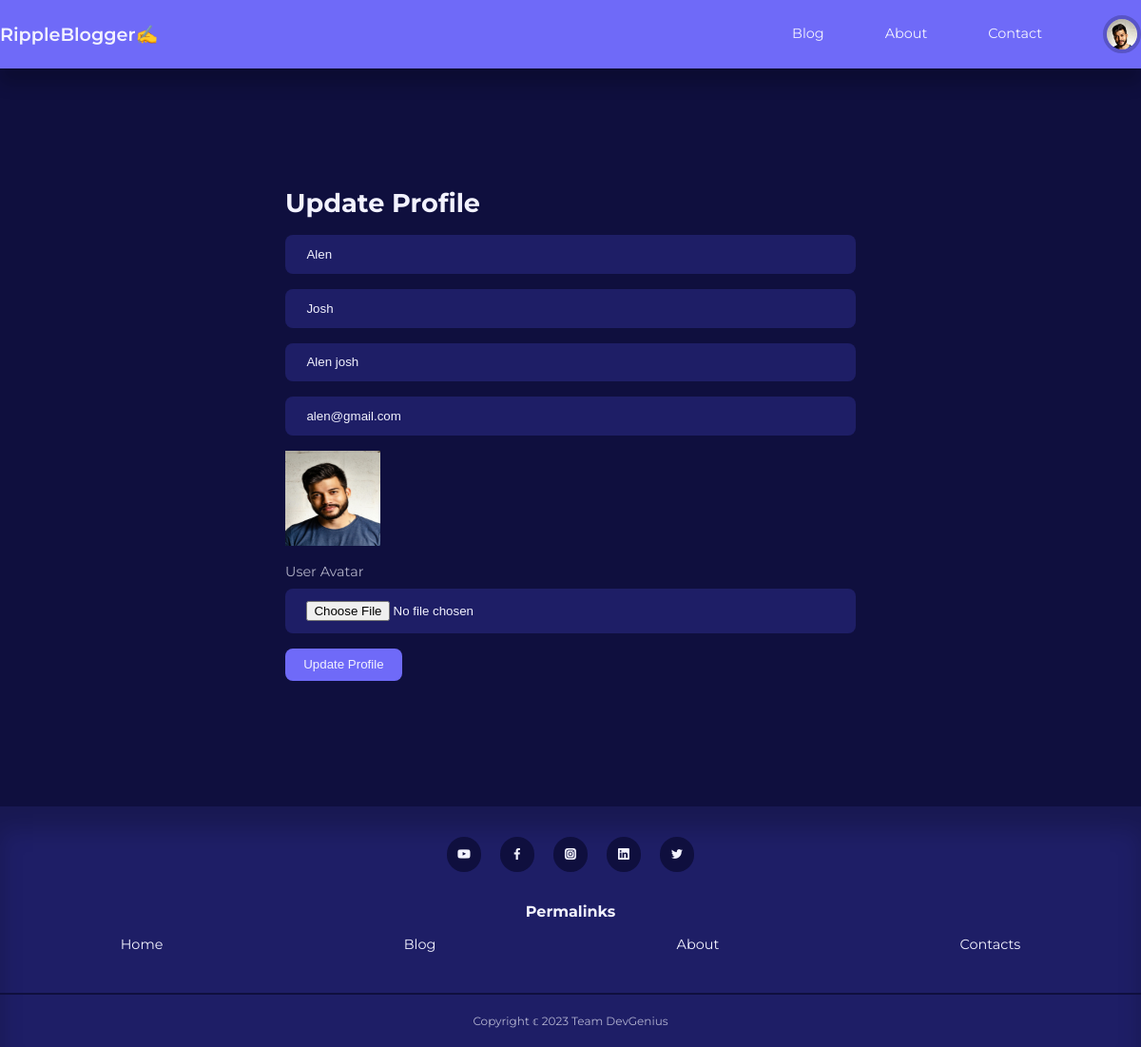
The app's page /admin/update-profile.php (signed in) with its own data.
### tables this page shows
CREATE TABLE `users` (
  `id` int(11) UNSIGNED NOT NULL,
  `firstname` varchar(50) NOT NULL,
  `lastname` varchar(50) NOT NULL,
  `username` varchar(50) NOT NULL,
  `email` varchar(100) NOT NULL,
  `password` varchar(255) NOT NULL,
  `avatar` varchar(255) NOT NULL,
  `is_admin` tinyint(1) NOT NULL
);

### admin/partials/header.php (called while the page is built, shortened)
<?php
require "../partials/header.php";

### admin/update-profile.php (the view, shortened to what this page needs)
<?php
include "partials/header.php";
$firstname = $lastname = $username = $email = $currentAvatar = '';
$userID =$_SESSION['user-id'] ?? null;
if ($userID) {
    $getUserQuery = "SELECT * FROM users WHERE id = $userID";
    $getUserResult = mysqli_query($connection, $getUserQuery);
    if ($getUserResult) {
        if (mysqli_num_rows($getUserResult) > 0) {
            $currentUser = mysqli_fetch_assoc($getUserResult);
            $firstname = $currentUser['firstname'];
            $lastname = $currentUser['lastname'];
            $username = $currentUser['username'];
            $email = $currentUser['email'];
            $currentAvatar = $currentUser['avatar'];
        } else {
            echo "User data not found in the database for ID: $userID";
        }
    } else {
        echo "Error fetching user data from the database. Error: " . mysqli_error($connection);
    }
} else {
    echo "User ID not found in session";
}
?>
<section class="form_section">
    <div class="container form_section_container">
        <h2>Update Profile</h2>
        <form action="<?= ROOT_URL ?>admin/update-profile-logic.php" method="post" enctype="multipart/form-data">
            <input type="text" name="firstname" placeholder="First Name" value="<?= $firstname ?>" required />
            <input type="text" name="lastname" placeholder="Last Name" value="<?= $lastname ?>" required />
            <input type="text" name="username" placeholder="Username" value="<?= $username ?>" required />
            <input type="email" name="email" placeholder="Email" value="<?= $email ?>" required />
            <?php if (!empty($currentAvatar)) : ?>
                <img src="<?= ROOT_URL ?>images/<?= $currentAvatar ?>" alt="Current Avatar" style="max-width: 100px; max-height: 100px;">
            <?php endif; ?>
            <div class="form_control">
                <label for="avatar">User Avatar</label>
                <input type="file" name="avatar" id="avatar">
            </div>
            <button type="submit" class="btn" name="submit">Update Profile</button>
        </form>
    </div>
</section>
<?php
include "partials/footer.php";
?>

### partials/header.php (shortened to what this page needs)
<?php
require "config/database.php";
if (isset($_SESSION['user-id'])) {
  $id = filter_var($_SESSION['user-id'], FILTER_SANITIZE_FULL_SPECIAL_CHARS);
  $query = "SELECT avatar FROM users WHERE id ='$id'";
  $result = mysqli_query($connection, $query);
  $avatar = mysqli_fetch_assoc($result);
}
?>
<!DOCTYPE html>
<html lang="en">
<head>
  <link rel="stylesheet" href="https://unicons.iconscout.com/release/v4.0.8/css/line.css">
  <link rel="stylesheet" href="<?= ROOT_URL ?>css/style.css" />
</head>
<body>
  <nav>
    <div class="container nav_container">
      <a href="<?= ROOT_URL ?>index.php" class="nav_logo">RippleBlogger✍️</a>
      <ul class="nav_items">
        <li><a href="<?= ROOT_URL ?>blog.php">Blog</a></li>
        <li><a href="<?= ROOT_URL ?>about.php">About</a></li>
        <li><a href="<?= ROOT_URL ?>contact.php">Contact</a></li>
        <?php if (isset($_SESSION['user-id'])) : ?>
          <li class="nav_profile">
            <div class="avatar">
              <img src="<?= ROOT_URL . 'images/' . $avatar['avatar'] ?>" alt="nav-bar-profile-images" />
            </div>
          </li>
        <?php else : ?>
          <li><a href="<?= ROOT_URL ?>signin.php">Signin</a></li>
        <?php endif ?>
      </ul>
    </div>
  </nav>

### css/style.css (style rules this page uses)
:root { --color-primary: #6f6af8; --color-primary-variant: #5854c7; --color-primary-light: hsl(242, 91%, 69%, 18%); --color-red: #da0f3f; --color-red-light: hsl(346, 87%, 46%, 15%); --color-green: #00c476; --color-green-light: hsl(156, 100%, 38%, 15%); --color-gray-900: #1e1e66; --color-gray-700: #2d2d7c; --color-gray-300: rgba(242, 242, 254, 0.3); --color-gray-200: rgba(242, 242, 254, 0.7); --color-white: #f2f2fe; --color-bg: #0f0f3e; --transition: all 300ms ease; --container-width-lg: 74%; --container-width-md: 88%; --form-width: 50%; --card-border-radius-1: 0.3rem; --card-border-radius-2: 0.5rem; --card-border-radius-3: 0.8rem; --card-border-radius-4: 2rem; --card-border-radius-5: 5rem; }
* { margin: 0; padding: 0; outline: 0; border: 0; appearance: 0; list-style: none; text-decoration: none; box-sizing: border-box; }
body { font-family: 'Montserrat', sans-serif; line-height: 1.6; color: var(--color-gray-200); background: var(--color-bg); overflow-x: hidden; font-size: 0.9rem; }
.container { max-width: 1200px; margin: 0 auto; }
section { margin-top: 3rem; width: 100vw; }
h1, h2, h3, h4, h5 { color: var(--color-white); line-height: 1.3; }
h2 { font-size: 1.7rem; margin: 1rem 0; }
a, li { color: var(--color-white); transition: var(--transition); }
img { display: block; width: 100%; background-size: cover; }
nav { background: var(--color-primary); width: 100vw; height: 4.5rem; position: fixed; top: 0; z-index: 20; box-shadow: 0 1rem 1rem rgba(0, 0, 0, 0.2); }
.nav_container { height: 100%; display: flex; align-items: center; justify-content: space-between; }
.avatar { width: 2.5rem; height: 2.5rem; border-radius: 50%; overflow: hidden; border: 0.3rem solid var(--color-primary-variant); }
.nav_logo { font-weight: 600; font-size: 1.2rem; }
.nav_items { display: flex; align-items: center; gap: 4rem; }
.nav_profile { position: relative; cursor: pointer; }
.btn { display: inline-block; width: fit-content; padding: 0.6rem 1.2rem; background: var(--color-primary); color: var(--color-white); border-radius: var(--card-border-radius-2); cursor: pointer; transition: var(--transition); }
.form_section { display: grid; place-items: center; height: 100vh; }
.form_section_container { width: var(--form-width); }
form { display: flex; flex-direction: column; gap: 1rem; }
.form_control { display: flex; flex-direction: column; gap: 0.4rem; }
input, textarea, select { padding: 0.8rem 1.4rem; background: var(--color-gray-900); border-radius: var(--card-border-radius-2); resize: none; color: var(--color-white); }

### records on screen
users: avatar (picture), firstname "Alen", lastname "Josh", username "Alen josh", email "alen@gmail.com"
